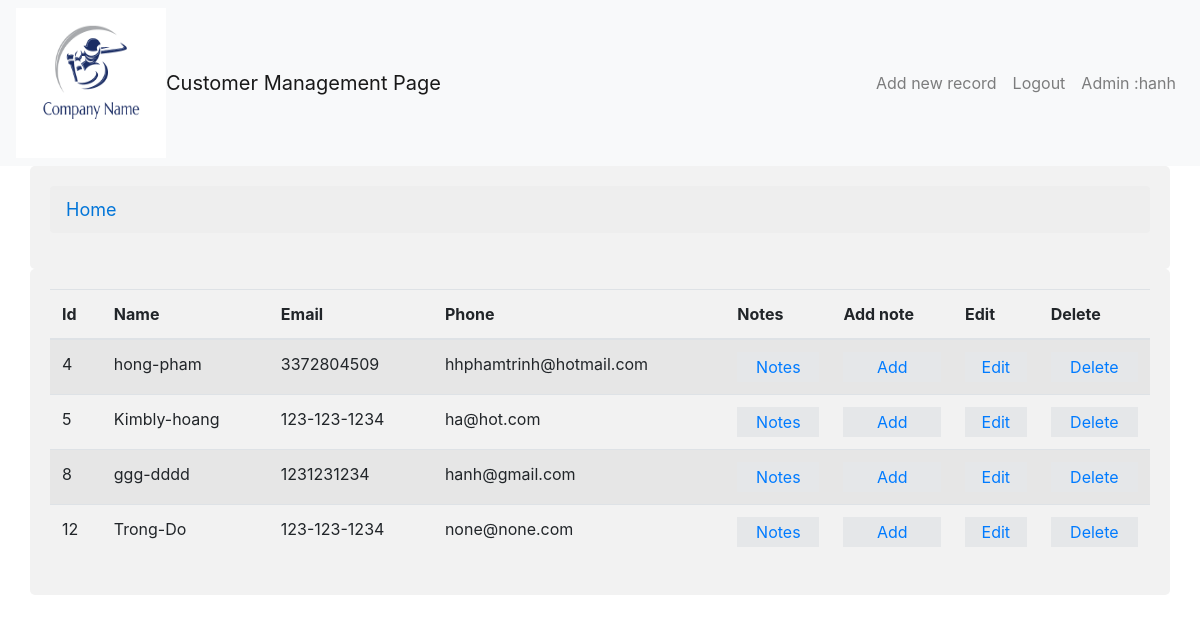
Page /dashboard.php (signed in) on the committed database.
### tables this page shows
CREATE TABLE `customerlist` (
  `id` int(11) NOT NULL,
  `firstname` varchar(100) NOT NULL,
  `lastname` varchar(100) NOT NULL,
  `phone` varchar(30) NOT NULL,
  `email` varchar(100) NOT NULL
);

### lib/Session.php (called while the page is built, shortened)
<?php
class Session
{
    public static function get($key)
    {
    	if(isset($_SESSION[$key] ))
    	{
    		return $_SESSION[$key] ;
    	}
    	else
    	{
    		return false;
    	}
    }
}
?>

### lib/Database.php (called while the page is built, shortened)
<?php
 class Database {
public $host = DB_HOST;
public $user = DB_USER;
public $pass = DB_PASS;
public $dbname = DB_NAME;
 public $link;
     private function connectDB(){
    $this->link = new mysqli($this->host,$this->user, $this->pass, $this->dbname);
 }
     public function select ($query){
    $result = $this->link->query($query) or die ($this->link->error.__LINE__);
    if($result->num_rows > 0){
                return $result;
                    } else {
                                return false;
                    }
      }
 }
?>

### classes/Customer.php (called while the page is built, shortened)
<?php
include_once ('lib/Database.php');
class Customer{
	private $db;
    public	function __construct(){
       $this->db   = new Database();
	}
  public function getAllCustomer()
  {
    $query = "SELECT * from customerlist";
    $result =  $this->db->select($query);
    return $result;
  }
}

### dashboard.php (the view, shortened to what this page needs)
<?php
include("inc/header.php");
include 'classes/Customer.php';
  $cust = new Customer();
?>
<div class="container">
  <table class="table table-striped">
    <thead>
      <tr>
        <th>Id</th>
        <th>Name</th>
        <th>Email</th>
        <th>Phone</th>
        <th>Notes</th>
        <th>Add note</th>
        <th>Edit</th>
        <th>Delete</th>
      </tr>
    </thead>
    <tbody>
        <?php
    $getCust = $cust->getAllCustomer();
    if ($getCust)
    {
       while ($result = $getCust->fetch_assoc() )
       {
?>
      <tr>
        <td><?php echo $result['id']?></td>
        <td><?php $name= $result['firstname']."-".$result['lastname']; echo $name?></td>
        <td><?php echo $result['phone']?></td>
        <td><?php echo $result['email']?></td>
        <td><button type="button" class=" block"><a href="notes.php?custId=<?php echo $result['id'];  ?>&page=notes">Notes</a></button></td>
        <td><button type="button" class=" block" btn-block><a href="addnotes.php?custId=<?php echo $result['id'];  ?>&page=addnote">Add</a></button></td>
        <td><button type="button" class=" block"><a href="edit.php?custId=<?php echo $result['id'];  ?>&page=edit">Edit</a></button></td>
        <td><button type="button" name="confirm" class=" block" onClick="return confirm('Are you sure to delete this record ?')" ><a href="delete.php?custId=<?php echo $result['id'];  ?>&page=delete">Delete</a></button></td>
      </tr>
      <?php
       }
   }
      ?>
    </tbody>
  </table>
</div>
</body>
</html>

### inc/header.php (shortened to what this page needs)
<?php
 include 'lib/Session.php';
 ?>
<!DOCTYPE html>
<html lang="en">
<head>
  <meta name="viewport" content="width=device-width, initial-scale=1">  <link rel="stylesheet" href="https://maxcdn.bootstrapcdn.com/bootstrap/4.5.2/css/bootstrap.min.css">
</head>
<body>
<div class="bs-example">
    <nav class="navbar navbar-expand-md navbar-light bg-light">
      <div><img src="image/logo.png" width="150" height="150"></div>
      <div>
        <a href="#" class="navbar-brand">Customer Management Page</a>
      </div>
        <div class="collapse navbar-collapse" id="navbarCollapse">
            <div class="navbar-nav ml-auto">
                 <a class="nav-item nav-link" href="AddCustomer.php?page=addnewcustomer">Add new record</a>
                 <a href="login.php?action=logout" class="nav-item nav-link">Logout</a><br>
                 <div class="nav-item nav-link">Admin :<?php echo Session::get('adminName');?> </div>
            </div>
        </div>
    </nav>
    <div class="container"><ul class="breadcrumb">
  <li><a href="dashboard.php">Home</a></li>
</ul>
</div>
</div>

### inc/header.php (style rules this page uses)
* { box-sizing: border-box; }
.block { display: block; width: 100%; border: none; background-color: #E5E7E9 ; padding: 3px 7px; cursor: pointer; text-align: center; }
.container { border-radius: 5px; background-color: #f2f2f2; padding: 20px; }
ul.breadcrumb { padding: 10px 16px; list-style: none; background-color: #eee; }
ul.breadcrumb li { display: inline; font-size: 18px; }
ul.breadcrumb li a { color: #0275d8; text-decoration: none; }

### rows in the picture
customerlist: id "4", name "hong-pham", phone "3372804509", email "hhphamtrinh@hotmail.com"
customerlist: id "5", name "Kimbly-hoang", phone "123-123-1234", email "ha@hot.com"
customerlist: id "8", name "ggg-dddd", phone "1231231234", email "hanh@gmail.com"
customerlist: id "12", name "Trong-Do", phone "123-123-1234", email "none@none.com"

### other values in the picture
Session::get('adminName') "hanh"
